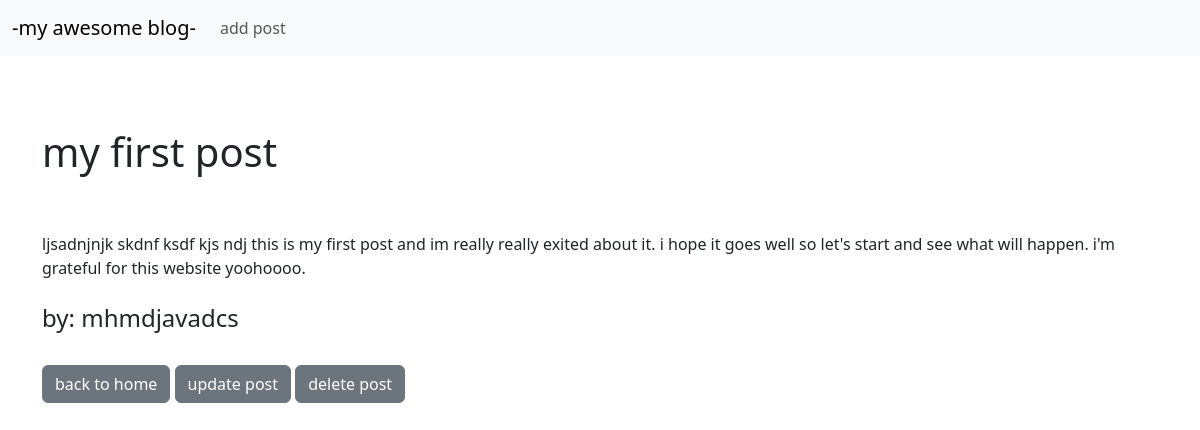
Before: /post/1 with the older database file.
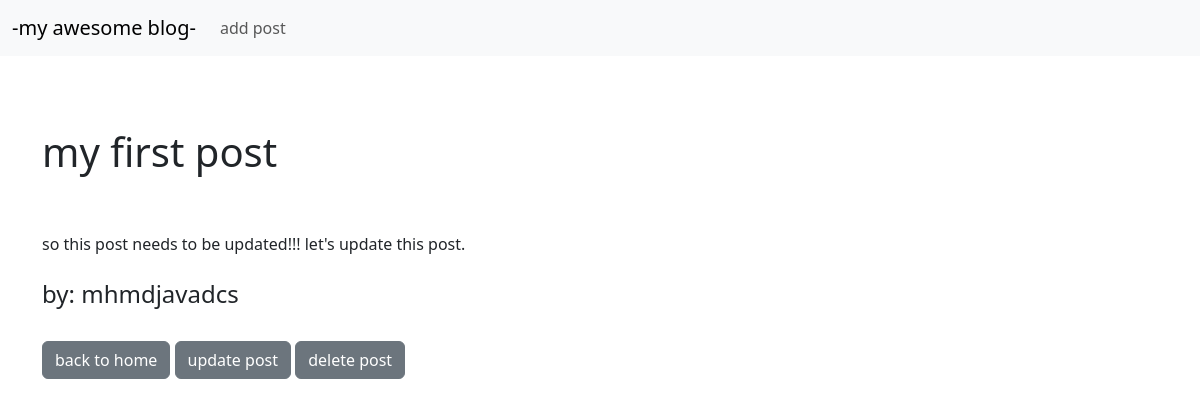
After: the same page with the newer database file.
### app/models.py (models this page shows, shortened)
class Post(models.Model):
    title = models.CharField(max_length=255)
    author = models.ForeignKey(User, on_delete=models.CASCADE)
    body = models.TextField()

### app/views.py (the view)
# urls.py: path('post/<int:pk>', PostDetail.as_view(), name='post_detail'),
class PostDetail(DetailView):
    model = Post
    template_name = 'post_detail.html'

### app/templates/post_detail.html (shortened to what this page needs)
{% extends 'base.html' %}
{% block base %}
    <div class="container">
        <br/>
        <br/>
        <br/>
        <h1>{{post.title}}</h1>
        <br/>
        <br/>
        {{post.body}}
        <br>
        <br/>
        <h4>by: {{post.author}}</h4>
        <br/>
        <a href={% url 'home_page' %} class="btn btn-secondary"> back to home </a>
        <a href={% url 'update_post' post.pk %} class="btn btn-secondary">
            update post
        </a>
        <a href={% url 'delete_post' post.pk %} class="btn btn-secondary" >
            delete post
        </a>
    </div>
{% endblock base %}

### app/templates/base.html (shortened to what this page needs)
<!doctype html>
<html lang="en">
  <head>
    <link href="https://cdn.jsdelivr.net/npm/bootstrap@5.3.3/dist/css/bootstrap.min.css" rel="stylesheet">
  </head>
  <body>
    <nav class="navbar navbar-expand-lg bg-body-tertiary">
        <div class="container-fluid">
          <a class="navbar-brand" href="{% url 'home_page' %}">-my awesome blog-</a>
          <div class="collapse navbar-collapse" id="navbarSupportedContent">
            <ul class="navbar-nav me-auto mb-2 mb-lg-0">
              <li class="nav-item">
                <a class="nav-link" href="{% url 'add_post' %}">add post</a>
              </li>
            </ul>
          </div>
        </div>
      </nav>
    {% block base %}
    {% endblock %}
  </body>
</html>

Changed rows visible on the page:
changed Post "my first post": body "ljsadnjnjk skdnf ksdf kjs ndj this is my first post and im really really exited about it. i hope it goes well so let's start and see what will happen. i'm grateful for this website yoohoooo." → "so this post needs to be updated!!! let's update this post."
